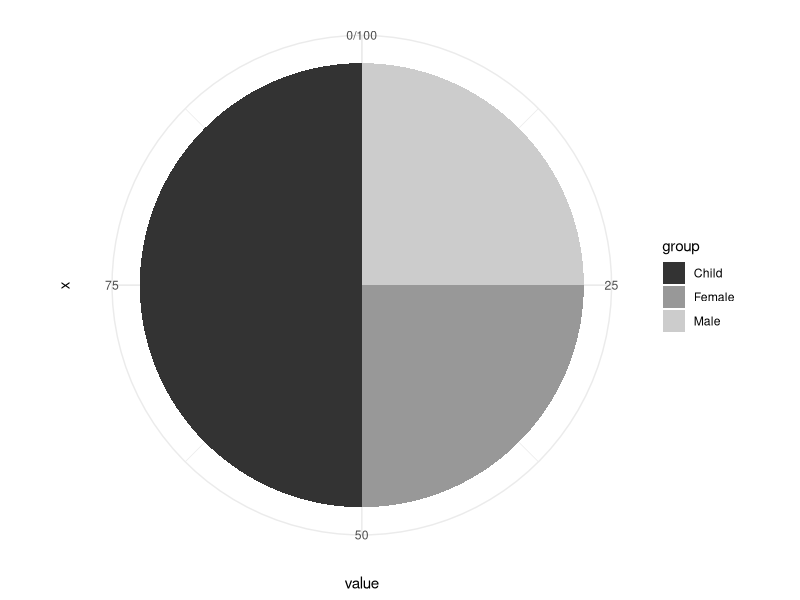

The R script that drew this image:
library(ggplot2)
#colors<-c("#d12e2e","#d71e1e","#c91d1d")
df<-data.frame(
  group=c("Male","Female","Child"),
  value=c(25,25,50) 
  )
ggplot(df,aes(x="",value,fill=group))+
  geom_bar(stat="identity")+
  coord_polar("y",start=0)+
  scale_fill_grey()+theme_minimal()

  

